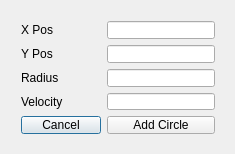
<?xml version="1.0" encoding="UTF-8"?>
<ui version="4.0">
 <class>AddCircleDialog</class>
 <widget class="QDialog" name="AddCircleDialog">
  <property name="geometry">
   <rect>
    <x>0</x>
    <y>0</y>
    <width>235</width>
    <height>154</height>
   </rect>
  </property>
  <property name="windowTitle">
   <string>AddCircleDialog</string>
  </property>
  <widget class="QWidget" name="">
   <property name="geometry">
    <rect>
     <x>10</x>
     <y>10</y>
     <width>216</width>
     <height>135</height>
    </rect>
   </property>
   <layout class="QFormLayout" name="formLayout">
    <item row="0" column="0">
     <widget class="QLabel" name="labelX">
      <property name="text">
       <string>X Pos</string>
      </property>
     </widget>
    </item>
    <item row="0" column="1">
     <widget class="QLineEdit" name="lineEditX"/>
    </item>
    <item row="1" column="0">
     <widget class="QLabel" name="labelY">
      <property name="text">
       <string>Y Pos</string>
      </property>
     </widget>
    </item>
    <item row="1" column="1">
     <widget class="QLineEdit" name="lineEditY"/>
    </item>
    <item row="2" column="0">
     <widget class="QLabel" name="labelRadius">
      <property name="text">
       <string>Radius</string>
      </property>
     </widget>
    </item>
    <item row="3" column="0">
     <widget class="QLabel" name="labelVel">
      <property name="text">
       <string>Velocity</string>
      </property>
     </widget>
    </item>
    <item row="5" column="0">
     <widget class="QPushButton" name="pushButtonCancel">
      <property name="text">
       <string>Cancel</string>
      </property>
     </widget>
    </item>
    <item row="5" column="1">
     <widget class="QPushButton" name="pusButtonAdd">
      <property name="text">
       <string>Add Circle</string>
      </property>
     </widget>
    </item>
    <item row="2" column="1">
     <widget class="QLineEdit" name="lineEditR"/>
    </item>
    <item row="3" column="1">
     <widget class="QLineEdit" name="lineEditVel"/>
    </item>
   </layout>
  </widget>
 </widget>
 <layoutdefault spacing="6" margin="11"/>
 <resources/>
 <connections/>
</ui>
